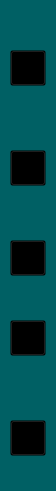
       <widget class="QGroupBox" name="groupBox_21">
        <property name="geometry">
         <rect>
          <x>10</x>
          <y>10</y>
          <width>56</width>
          <height>491</height>
         </rect>
        </property>
        <property name="styleSheet">
         <string notr="true">QGroupBox{
background-color: #006064;
border: none;
}
QPushButton{
	background:transparent;
}</string>
        </property>
        <property name="title">
         <string/>
        </property>
        <widget class="QPushButton" name="home_8">
         <property name="geometry">
          <rect>
           <x>10</x>
           <y>50</y>
           <width>36</width>
           <height>36</height>
          </rect>
         </property>
         <property name="styleSheet">
          <string notr="true">QPushButton{
  border-image: url(C:/Users/ailes/OneDrive/Escritorio/HRS/Recursos/house2.png);
    background-repeat: no-repeat;
    width: 36px;
    height: 36px;
}
QPushButton:hover {
  
    background-repeat: no-repeat;
  border-image: url(C:/Users/ailes/OneDrive/Escritorio/HRS/Recursos/house.png);
}</string>
         </property>
         <property name="text">
          <string/>
         </property>
        </widget>
        <widget class="QPushButton" name="salir_8">
         <property name="geometry">
          <rect>
           <x>10</x>
           <y>420</y>
           <width>36</width>
           <height>36</height>
          </rect>
         </property>
         <property name="styleSheet">
          <string notr="true">QPushButton{
 border-image: url(C:/Users/ailes/OneDrive/Escritorio/HRS/Recursos/outSesion2.png);
    background-repeat: no-repeat;
    width: 36px;
    height: 36px;
}
QPushButton:hover {
    border-image: url(C:/Users/ailes/OneDrive/Escritorio/HRS/Recursos/outSesion.png);
    background-repeat: no-repeat;
}</string>
         </property>
         <property name="text">
          <string/>
         </property>
        </widget>
        <widget class="QPushButton" name="reservaciones_8">
         <property name="geometry">
          <rect>
           <x>10</x>
           <y>240</y>
           <width>36</width>
           <height>36</height>
          </rect>
         </property>
         <property name="styleSheet">
          <string notr="true">QPushButton{
 border-image: url(C:/Users/ailes/OneDrive/Escritorio/HRS/Recursos/cash2.png);
    background-repeat: no-repeat;
    width: 36px;
    height: 36px;
}
QPushButton:hover {
  border-image: url(C:/Users/ailes/OneDrive/Escritorio/HRS/Recursos/cash.png);
    background-repeat: no-repeat;
}</string>
         </property>
         <property name="text">
          <string/>
         </property>
        </widget>
        <widget class="QPushButton" name="add_8">
         <property name="geometry">
          <rect>
           <x>10</x>
           <y>150</y>
           <width>36</width>
           <height>36</height>
          </rect>
         </property>
         <property name="styleSheet">
          <string notr="true">QPushButton{
 border-image: url(C:/Users/ailes/OneDrive/Escritorio/HRS/Recursos/addHouse.png);
    background-repeat: no-repeat;
    width: 36px;
    height: 36px;
}
QPushButton:hover {
 border-image: url(C:/Users/ailes/OneDrive/Escritorio/HRS/Recursos/addHouse2.png);
    background-repeat: no-repeat;
}</string>
         </property>
         <property name="text">
          <string/>
         </property>
        </widget>
        <widget class="QPushButton" name="ajustes_8">
         <property name="geometry">
          <rect>
           <x>10</x>
           <y>320</y>
           <width>36</width>
           <height>36</height>
          </rect>
         </property>
         <property name="styleSheet">
          <string notr="true">QPushButton{
 border-image: url(C:/Users/ailes/OneDrive/Escritorio/HRS/Recursos/config2.png);
    background-repeat: no-repeat;
    width: 36px;
    height: 36px;
}
QPushButton:hover {
   border-image: url(C:/Users/ailes/OneDrive/Escritorio/HRS/Recursos/config.png);
    background-repeat: no-repeat;
}</string>
         </property>
         <property name="text">
          <string/>
         </property>
        </widget>
       </widget>
